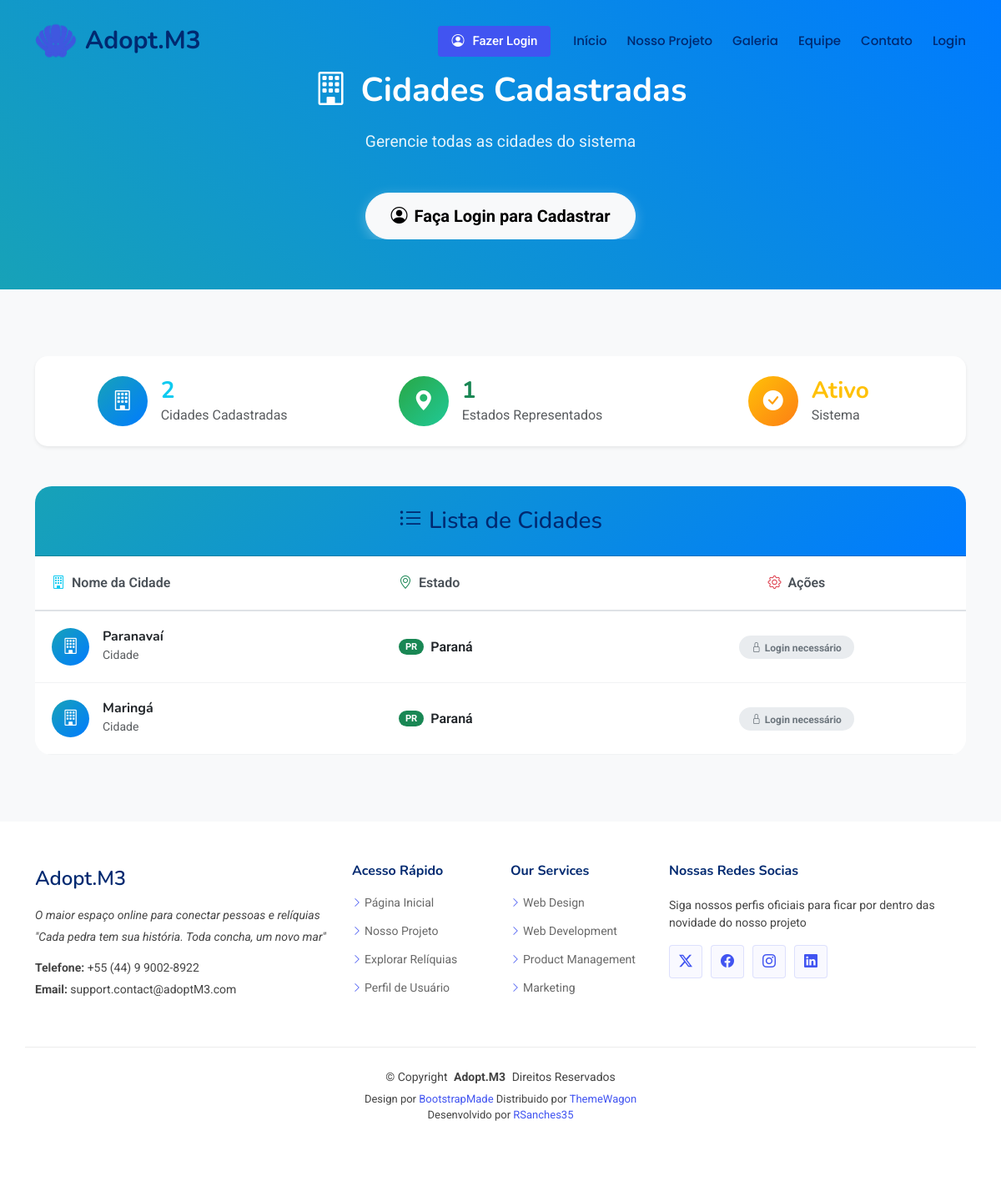
The app's page /records/list/city with its own data.
### records/models.py (models this page shows, shortened)
class City(models.Model):
    name = models.CharField(max_length=150)
    state = models.ForeignKey(State, on_delete=models.PROTECT)

class State(models.Model):
    name = models.CharField(max_length=80)
    uf = models.CharField(max_length=2)

### records/views.py (the view)
# urls.py: path('list/city', CityList.as_view(), name='CityList'),
class CityList(ListView):
    model = City
    template_name = 'records/lists/city.html'

### records/templates/records/lists/city.html (shortened to what this page needs)
{% extends 'pages/model.html' %}
{% load static %}
{% block MainContent %}
<section class="hero section" style="background: linear-gradient(45deg, #17a2b8, #007bff); min-height: 40vh; display: flex; align-items: center;">
  <div class="container">
    <div class="row justify-content-center">
      <div class="col-lg-10 text-center" data-aos="fade-up">
        <h1 style="color: white; font-size: 2.5rem; margin-bottom: 20px;">
          <i class="bi bi-building me-3"></i>Cidades Cadastradas
        </h1>
        <p style="color: rgba(255,255,255,0.9); font-size: 1.2rem;">
          Gerencie todas as cidades do sistema
        </p>
        {% if user.is_authenticated %}
          <a href="{% url 'records:CityCreate' %}" class="btn btn-light btn-lg mt-3"
             style="border-radius: 50px; padding: 12px 30px; font-weight: bold; box-shadow: 0 4px 15px rgba(255,255,255,0.3);">
            <i class="bi bi-plus-circle me-2"></i>Nova Cidade
          </a>
        {% else %}
          <a href="{% url 'login' %}" class="btn btn-light btn-lg mt-3"
             style="border-radius: 50px; padding: 12px 30px; font-weight: bold; box-shadow: 0 4px 15px rgba(255,255,255,0.3);">
            <i class="bi bi-person-circle me-2"></i>Faça Login para Cadastrar
          </a>
        {% endif %}
      </div>
    </div>
  </div>
</section>
<section class="about section" style="padding: 80px 0; background: #f8f9fa;">
  <div class="container" data-aos="fade-up" style="overflow-x: hidden;">
    <div class="row mb-5">
      <div class="col-lg-12">
        <div class="card border-0 shadow-sm" style="border-radius: 15px; background: white;">
          <div class="card-body text-center py-4">
            <div class="row">
              <div class="col-md-4">
                <div class="d-flex align-items-center justify-content-center">
                  <div class="stats-icon me-3" style="background: linear-gradient(135deg, #17a2b8, #007bff); width: 60px; height: 60px; border-radius: 50%; display: flex; align-items: center; justify-content: center;">
                    <i class="bi bi-building" style="color: white; font-size: 1.5rem;"></i>
                  </div>
                  <div class="text-start">
                    <h3 class="mb-0 text-info fw-bold">{{ object_list|length }}</h3>
                    <p class="mb-0 text-muted">Cidades Cadastradas</p>
                  </div>
                </div>
              </div>
              <div class="col-md-4">
                <div class="d-flex align-items-center justify-content-center">
                  <div class="stats-icon me-3" style="background: linear-gradient(135deg, #28a745, #20c997); width: 60px; height: 60px; border-radius: 50%; display: flex; align-items: center; justify-content: center;">
                    <i class="bi bi-geo-alt-fill" style="color: white; font-size: 1.5rem;"></i>
                  </div>
                  <div class="text-start">
                    <h3 class="mb-0 text-success fw-bold">
                      {% regroup object_list by state as cities_by_state %}
                      {{ cities_by_state|length }}
                    </h3>
                    <p class="mb-0 text-muted">Estados Representados</p>
                  </div>
                </div>
              </div>
              <div class="col-md-4">
                <div class="d-flex align-items-center justify-content-center">
                  <div class="stats-icon me-3" style="background: linear-gradient(135deg, #ffc107, #fd7e14); width: 60px; height: 60px; border-radius: 50%; display: flex; align-items: center; justify-content: center;">
                    <i class="bi bi-check-circle-fill" style="color: white; font-size: 1.5rem;"></i>
                  </div>
                  <div class="text-start">
                    <h3 class="mb-0 text-warning fw-bold">Ativo</h3>
                    <p class="mb-0 text-muted">Sistema</p>
                  </div>
                </div>
              </div>
            </div>
          </div>
        </div>
      </div>
    </div>
    <div class="row">
      <div class="col-lg-12">
        <div class="card border-0" style="border-radius: 20px; overflow: hidden;">
          <div class="card-header text-center" style="background: linear-gradient(135deg, #17a2b8, #007bff); color: white; padding: 25px;">
            <h3 class="mb-0">
              <i class="bi bi-list-ul me-2"></i>Lista de Cidades
            </h3>
          </div>
          <div class="card-body p-0">
            {% if object_list %}
            <div class="table-responsive">
              <table class="table table-hover mb-0" style="font-size: 1rem;">
                <thead style="background: #f8f9fa; border-bottom: 2px solid #dee2e6;">
                  <tr>
                    <th style="padding: 20px; font-weight: 600; color: #495057; border: none;">
                      <i class="bi bi-building me-2 text-info"></i>Nome da Cidade
                    </th>
                    <th style="padding: 20px; font-weight: 600; color: #495057; border: none;">
                      <i class="bi bi-geo-alt me-2 text-success"></i>Estado
                    </th>
                    <th style="padding: 20px; font-weight: 600; color: #495057; text-align: center; border: none;">
                      <i class="bi bi-gear me-2 text-danger"></i>Ações
                    </th>
                  </tr>
                </thead>
                <tbody>
                  {% for city in object_list %}
                  <tr style="transition: all 0.3s ease; border-bottom: 1px solid #f1f3f4;">
                    <td style="padding: 20px; vertical-align: middle; border: none;">
                      <div class="d-flex align-items-center">
                        <div class="avatar me-3" style="width: 45px; height: 45px; background: linear-gradient(135deg, #17a2b8, #007bff); border-radius: 50%; display: flex; align-items: center; justify-content: center;">
                          <i class="bi bi-building" style="color: white; font-size: 1.2rem;"></i>
                        </div>
                        <div>
                          <h6 class="mb-0 fw-bold text-dark">{{ city.name }}</h6>
                          <small class="text-muted">Cidade</small>
                        </div>
                      </div>
                    </td>
                    <td style="padding: 20px; vertical-align: middle; border: none;">
                      <div class="d-flex align-items-center">
                        <span class="badge bg-success me-2" style="font-size: 0.7rem; padding: 4px 8px; border-radius: 10px;">
                          {{ city.state.uf }}
                        </span>
                        <span class="text-dark fw-semibold">{{ city.state.name }}</span>
                      </div>
                    </td>
                    <td style="padding: 20px; vertical-align: middle; text-align: center; border: none;">
                      {% if user.is_authenticated %}
                        <div class="btn-group" role="group">
                          <a href="{% url 'records:CityUpdate' city.pk %}"
                             class="btn btn-sm btn-outline-primary"
                             style="border-radius: 20px 0 0 20px; padding: 8px 15px;"
                             title="Editar">
                            <i class="bi bi-pencil-fill"></i>
                          </a>
                          <a href="{% url 'records:CityDelete' city.pk %}"
                             class="btn btn-sm btn-outline-danger"
                             style="border-radius: 0 20px 20px 0; padding: 8px 15px;"
                             title="Excluir"
                             onclick="return confirm('Tem certeza que deseja excluir esta cidade?')">
                            <i class="bi bi-trash-fill"></i>
                          </a>
                        </div>
                      {% else %}
                        <span class="badge" style="background-color: #e9ecef; color: #6c757d; padding: 8px 15px; border-radius: 20px;">
                          <i class="bi bi-lock me-1"></i>Login necessário
                        </span>
                      {% endif %}
                    </td>
                  </tr>
                  {% endfor %}
                </tbody>
              </table>
            </div>
            {% endif %}
          </div>
        </div>
      </div>
    </div>
  </div>
</section>
{% endblock %}

### static/css/main.css (style rules this page uses)
:root { --default-font: "Roboto", system-ui, -apple-system, "Segoe UI", Roboto, "Helvetica Neue", Arial, "Noto Sans", "Liberation Sans", sans-serif, "Apple Color Emoji", "Segoe UI Emoji", "Segoe UI Symbol", "Noto Color Emoji"; --heading-font: "Nunito", sans-serif; --nav-font: "Poppins", sans-serif; }
:root { --background-color: #ffffff; --default-color: #444444; --heading-color: #012970; --accent-color: #4154f1; --surface-color: #ffffff; --contrast-color: #ffffff; }
:root { --nav-color: #012970; --nav-hover-color: #4154f1; --nav-mobile-background-color: #ffffff; --nav-dropdown-background-color: #ffffff; --nav-dropdown-color: #212529; --nav-dropdown-hover-color: #4154f1; }
:root { scroll-behavior: smooth; }
body { color: var(--default-color); background-color: var(--background-color); font-family: var(--default-font); }
a { color: var(--accent-color); text-decoration: none; transition: 0.3s; }
h1, h2, h3, h4, h5, h6 { color: var(--heading-color); font-family: var(--heading-font); }
section, .section { color: var(--default-color); background-color: var(--background-color); padding: 60px 0; scroll-margin-top: 98px; overflow: clip; }
.hero { width: 100%; min-height: 100vh; position: relative; padding: 80px 0 60px 0; display: flex; align-items: center; background: url(../img/hero-bg.png) top center no-repeat; background-size: cover; }
.hero h1 { margin: 0; font-size: 48px; font-weight: 700; line-height: 56px; }
.hero p { color: color-mix(in srgb, var(--default-color), transparent 30%); margin: 5px 0 30px 0; font-size: 20px; font-weight: 400; }

### records/templates/records/lists/city.html (style rules this page uses)
.card { transition: all 0.3s ease; }
.stats-icon { transition: all 0.3s ease; }
.container { overflow-x: hidden !important; }
.table-responsive { overflow-x: auto; }
tbody tr { transition: all 0.3s ease !important; }

### records on screen
City: name "Paranavaí", state.uf "PR", state.name "Paraná"
City: name "Maringá", state.uf "PR", state.name "Paraná"

### other values on screen
{{ object_list|length }} "2"
{{ cities_by_state|length }} "1"
